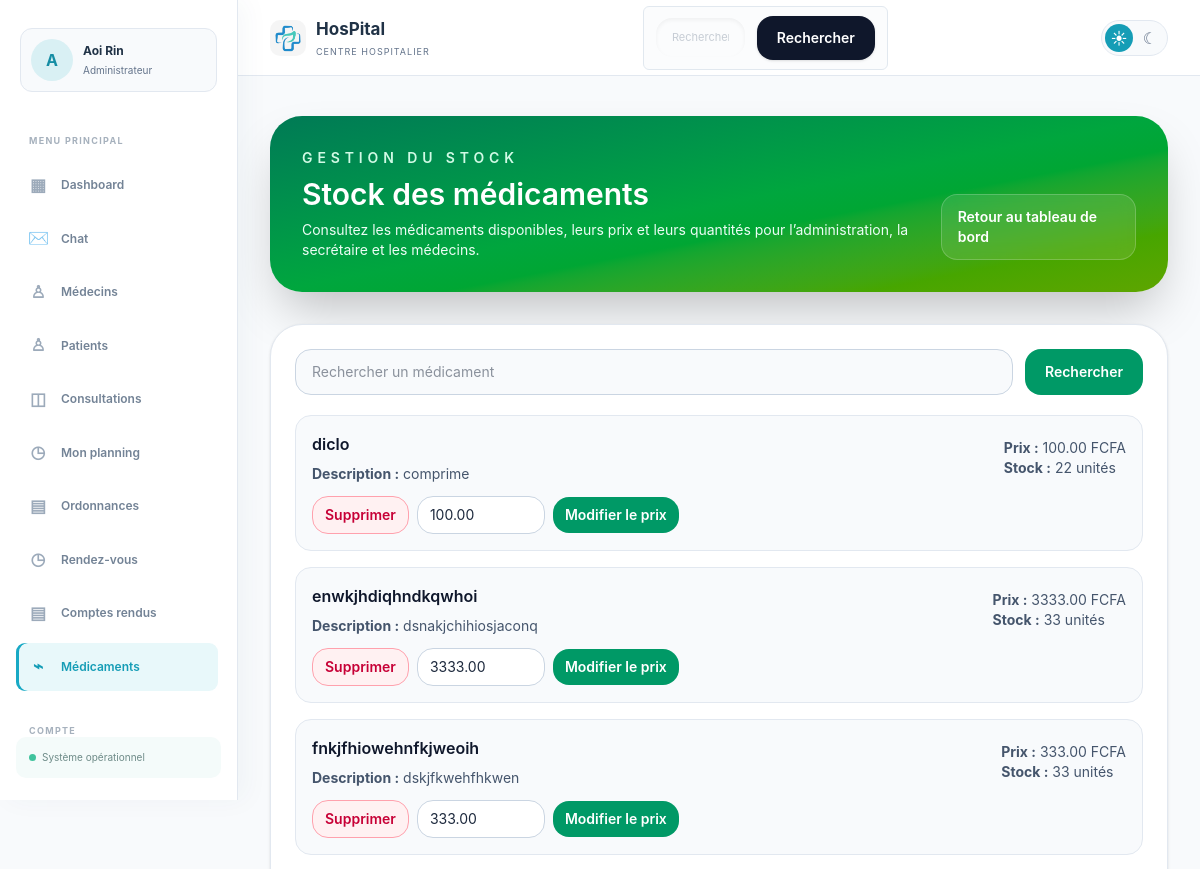
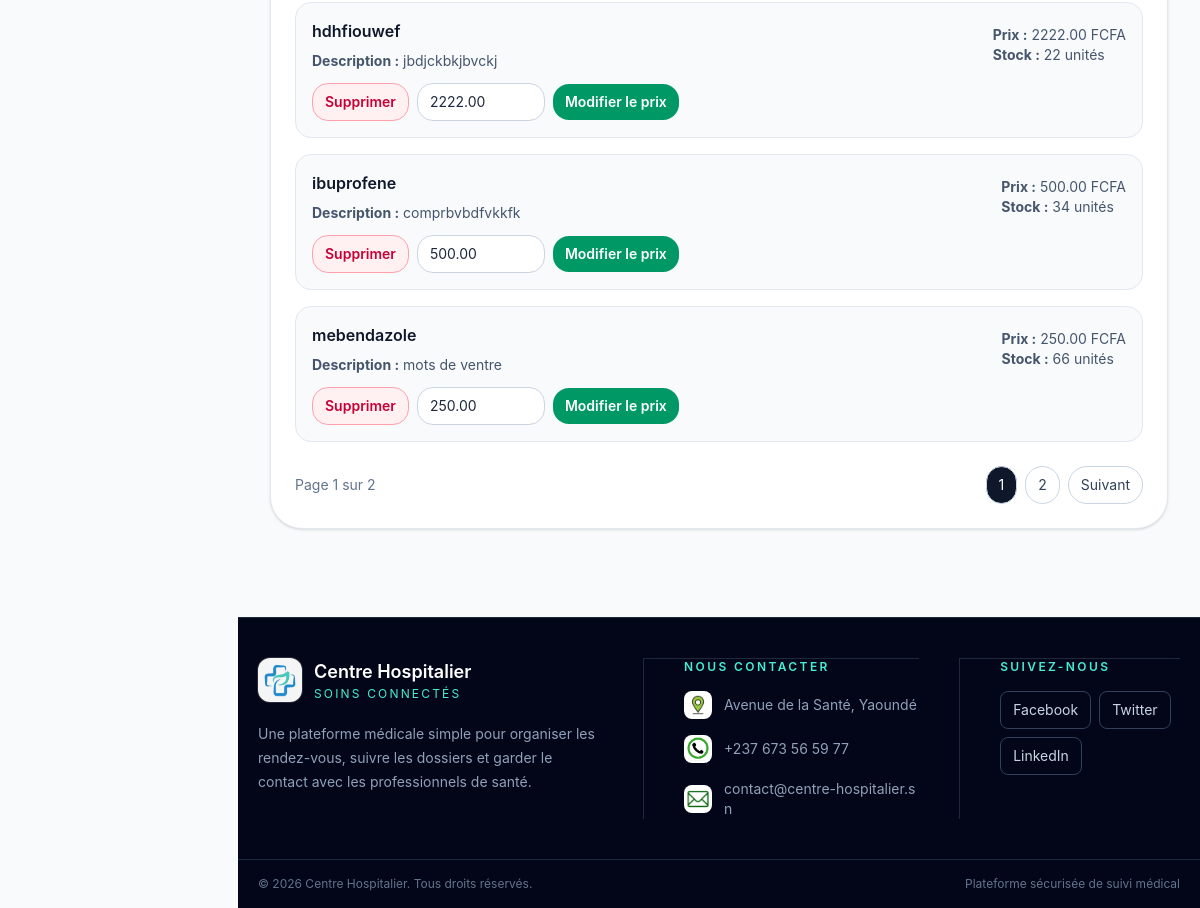
/stock-medicaments/ (signed in), run on the app's committed database (2 pictures, top to bottom).
### hopital/models.py (models this page shows, shortened)
class CustomUser(AbstractUser):
    ROLE_CHOICES = [
        ('user', 'Utilisateur'),
        ('medecin', 'Medecin'),
        ('admin', 'Administrateur'),
        ('secretaire', 'Secretaire'),
    ]
    role = models.CharField(max_length=20, choices=ROLE_CHOICES, default='user')
    nom = models.CharField(max_length=100, blank=True, null=True)
    prenom = models.CharField(max_length=100, blank=True, null=True)
    sexe = models.CharField(max_length=10, blank=True, null=True)
    telephone = models.CharField(max_length=20, blank=True, null=True)
    adresse = models.CharField(max_length=255, blank=True, default='')
    specialite = models.CharField(max_length=100, blank=True, default='')
    langues = models.CharField(max_length=255, blank=True, default='')
    photo_profil = models.ImageField(upload_to='profils/', blank=True, null=True)
    date_naissance = models.DateField(blank=True, null=True)
    medecin_traitant = models.ForeignKey(
        'self',
        on_delete=models.SET_NULL,
        null=True,
        blank=True,
        related_name='patients_suivis'
    )

class Medicament(models.Model):
    nom = models.CharField(max_length=200)
    description = models.TextField()
    prix = models.DecimalField(max_digits=10, decimal_places=2)
    quantite_disponible = models.IntegerField(default=0)

### hopital/views.py (the view, shortened to what this page needs)
# urls.py: path('stock-medicaments/', stock_medicaments, name='stock_medicaments'),
@login_required
def stock_medicaments(request):
    if request.user.role not in ['admin', 'secretaire', 'medecin']:
        return redirect('hboard')
    search_query = request.GET.get('q', '').strip()
    stock_message = None
    stock_errors = []
    medicaments = Medicament.objects.all().order_by('nom')
    if search_query:
        medicaments = medicaments.filter(Q(nom__icontains=search_query) | Q(description__icontains=search_query))
    medicaments, extra_query = paginate_queryset(request, medicaments, 6, page_param='page_medicaments')
    return render(request, 'stock-medicaments.html', {
        'medicaments': medicaments,
        'search_query': search_query,
        'stock_message': stock_message,
        'stock_errors': stock_errors,
        'user_role': request.user.role,
        'extra_query_medicaments': extra_query,
        'page_param_medicaments': 'page_medicaments',
    })

### hopital/templates/stock-medicaments.html (shortened to what this page needs)
{% load static %}
<!DOCTYPE html>
<html lang="fr">
<head>
    <link rel="stylesheet" href="{% static 'css/hboard.css' %}">
    <script src="https://cdn.jsdelivr.net/npm/@tailwindcss/browser@4"></script>
    <link href="./output.css" rel="stylesheet">
</head>
<body class="min-h-screen bg-slate-50 text-slate-800">
    {% include 'header.html' %}
    <main class="mx-auto max-w-7xl px-6 py-10 lg:px-8">
        <section class="rounded-[2rem] bg-gradient-to-br from-emerald-700 via-green-600 to-lime-600 p-8 text-white shadow-2xl">
            <div class="flex flex-col gap-4 lg:flex-row lg:items-end lg:justify-between">
                <div>
                    <p class="text-sm font-semibold uppercase tracking-[0.35em] text-emerald-100">Gestion du stock</p>
                    <h1 class="mt-2 text-3xl font-semibold">Stock des médicaments</h1>
                    <p class="mt-2 max-w-2xl text-sm text-emerald-50">Consultez les médicaments disponibles, leurs prix et leurs quantités pour l’administration, la secrétaire et les médecins.</p>
                </div>
                <a href="{% url 'hboard' %}" class="rounded-2xl border border-white/20 bg-white/10 px-4 py-3 backdrop-blur text-sm font-semibold">Retour au tableau de bord</a>
            </div>
        </section>
        <section class="mt-8 rounded-[2rem] border border-slate-200 bg-white p-6 shadow-sm">
            <form method="get" class="flex flex-col gap-3 sm:flex-row">
                <input type="text" name="q" value="{{ search_query|default:'' }}" placeholder="Rechercher un médicament" class="w-full rounded-2xl border border-slate-300 bg-slate-50 px-4 py-3 text-sm outline-none focus:border-emerald-500 focus:bg-white">
                <button type="submit" class="rounded-2xl bg-emerald-600 px-5 py-3 text-sm font-semibold text-white transition hover:bg-emerald-700">Rechercher</button>
            </form>
            {% if medicaments %}
            <div class="mt-5 space-y-4">
                {% for medicament in medicaments %}
                <div class="rounded-2xl border border-slate-200 bg-slate-50 p-4">
                    <div class="flex flex-col gap-2 md:flex-row md:items-center md:justify-between">
                        <div>
                            <p class="font-semibold text-slate-900">{{ medicament.nom }}</p>
                            <p class="mt-2 text-sm text-slate-600"><strong>Description :</strong> {{ medicament.description|default:'Aucune description' }}</p>
                        </div>
                        <div class="text-sm text-slate-600">
                            <p><strong>Prix :</strong> {{ medicament.prix }} FCFA</p>
                            <p><strong>Stock :</strong> {{ medicament.quantite_disponible|default:0 }} unités</p>
                        </div>
                    </div>
                    {% if user_role == 'admin' or user_role == 'secretaire' %}
                    <div class="mt-3 flex flex-col gap-2 md:flex-row md:items-center">
                        <form method="post" class="flex flex-col gap-2 sm:flex-row sm:items-center" onsubmit="return confirm('Supprimer ce médicament du stock ?');">
                            <button type="submit" class="rounded-2xl border border-rose-300 bg-rose-50 px-3 py-2 text-sm font-semibold text-rose-700 transition hover:bg-rose-100">Supprimer</button>
                        </form>
                        <form method="post" class="flex flex-col gap-2 sm:flex-row sm:items-center">
                            <input type="number" step="0.01" min="0" name="nouveau_prix" value="{{ medicament.prix }}" class="w-32 rounded-2xl border border-slate-300 bg-white px-3 py-2 text-sm outline-none focus:border-emerald-500" required>
                            <button type="submit" class="rounded-2xl bg-emerald-600 px-3 py-2 text-sm font-semibold text-white transition hover:bg-emerald-700">Modifier le prix</button>
                        </form>
                    </div>
                    {% endif %}
                </div>
                {% endfor %}
            </div>
            {% include 'pagination.html' with page_obj=medicaments extra_query=extra_query_medicaments page_param=page_param_medicaments %}
            {% else %}
            <p class="mt-4 text-sm text-slate-500">Aucun médicament en stock.</p>
            {% endif %}
        </section>
    </main>
    {% include 'footer.html' %}
</body>
</html>

### hopital/templates/header.html (shortened to what this page needs)
{% load static %}
<aside class="app-sidebar" id="app-sidebar" data-app-sidebar>
    <a href="{% url 'parametres' %}" class="sidebar-profile">
        {% if request.user.photo_profil %}
            <img src="{{ request.user.photo_profil.url }}" alt="Photo de {{ request.user.prenom|default:request.user.username }}">
        {% else %}
            <span class="sidebar-profile-fallback">{{ request.user.prenom|default:request.user.username|first|upper }}</span>
        {% endif %}
        <span class="sidebar-profile-info"><strong>{{ request.user.prenom|default:'' }} {{ request.user.nom|default:'' }}</strong><small>{{ request.user.get_role_display|default:'Utilisateur' }}</small></span>
    </a>
    <nav class="app-sidebar-nav" aria-label="Navigation principale">
        <p class="app-nav-label">Menu principal</p>
        <a class="app-nav-link {% if request.resolver_match.url_name == 'hboard' %}is-active{% endif %}" href="{% url 'hboard' %}"><span aria-hidden="true">▦</span>Dashboard</a>
        <a class="app-nav-link chat-nav-link " href="{% url 'chat_inbox' %}"><span class="chat-icon" aria-hidden="true">✉</span><span class="app-nav-link-label">Chat</span></a>
        <a class="app-nav-link {% if request.resolver_match.url_name == 'medecin-list' %}is-active{% endif %}" href="{% url 'medecin-list' %}"><span aria-hidden="true">♙</span>Médecins</a>
        {% if request.user.role == 'admin' or request.user.role == 'secretaire' %}
        <a class="app-nav-link {% if request.resolver_match.url_name == 'staff_patients' %}is-active{% endif %}" href="{% url 'staff_patients' %}"><span aria-hidden="true">♙</span>Patients</a>
        {% endif %}
        <a class="app-nav-link " href="{% if request.user.role == 'medecin' %}{% url 'medecin_consultation' %}{% elif request.user.role == 'user' or request.user.role == 'patient' %}{% url 'patient_consultation' %}{% else %}{% url 'staff_consultations' %}{% endif %}"><span aria-hidden="true">◫</span>Consultations</a>
        <a class="app-nav-link {% if request.resolver_match.url_name == 'medecin_planning' %}is-active{% endif %}" href="{% if request.user.role == 'medecin' %}{% url 'medecin_planning' %}{% else %}{% url 'medecin-list' %}{% endif %}"><span aria-hidden="true">◷</span>Mon planning</a>
        {% if request.user.role == 'admin' %}
        <a class="app-nav-link {% if request.resolver_match.url_name == 'ordonnances_view' %}is-active{% endif %}" href="{% url 'ordonnances_view' %}"><span aria-hidden="true">▤</span>Ordonnances</a>
        {% endif %}
        {% if request.user.role == 'admin' or request.user.role == 'secretaire' %}
        <a class="app-nav-link {% if request.resolver_match.url_name == 'staff_rendez_vous' %}is-active{% endif %}" href="{% url 'staff_rendez_vous' %}"><span aria-hidden="true">◷</span>Rendez-vous</a>
        <a class="app-nav-link {% if request.resolver_match.url_name == 'staff_exam_reports' %}is-active{% endif %}" href="{% url 'staff_exam_reports' %}"><span aria-hidden="true">▤</span>Comptes rendus</a>
        {% endif %}
        <a class="app-nav-link {% if request.resolver_match.url_name == 'stock_medicaments' %}is-active{% endif %}" href="{% url 'stock_medicaments' %}"><span aria-hidden="true">⌁</span>Médicaments</a>
        <p class="app-nav-label app-nav-label-spaced">Compte</p>
    </nav>
    <div class="app-sidebar-footer"><span></span>Système opérationnel</div>
</aside>
<header class="app-header">
    <nav class="app-header-nav">
        <a href="{% url 'hboard' %}" class="app-header-brand">
            <img src="{% static 'images/hos.png' %}" alt="Logo HosPital" class="app-header-logo">
            <span><strong>HosPital</strong><small>Centre hospitalier</small></span>
        </a>
        <div class="search-box">
                <form method="get" action="{% url 'hboard' %}" title="saisissez le nom de l'utilisateur" class="flex flex-col gap-3 sm:flex-row sm:items-center">
                    <div class="relative w-full">
                        <input type="text" name="q" value="{{ search_results.query|default:'' }}" placeholder="Rechercher un patient, un médecin, une consultation ou une chambre" class="w-full rounded-2xl border border-slate-200 bg-slate-50 px-4 py-3 text-sm text-slate-800 shadow-inner outline-none transition focus:border-cyan-500 focus:bg-white focus:ring-4 focus:ring-cyan-100">
                    </div>
                    <button type="submit" class="rounded-2xl bg-slate-900 px-5 py-3 text-sm font-semibold text-white shadow-sm transition hover:bg-slate-700">Rechercher</button>
                </form>
            </div>
        <div class="app-header-actions">
            <div class="theme-switcher" role="group" aria-label="Choisir le thème">
                <button type="button" class="theme-button" data-theme-choice="light" aria-label="Activer le thème clair" title="Thème clair">☀</button>
                <button type="button" class="theme-button" data-theme-choice="dark" aria-label="Activer le thème sombre" title="Thème sombre">☾</button>
            </div>
        </div>
    </nav>
</header>

### data on the page
CustomUser: user.prenom|first "A", user.prenom "Aoi", user.nom "Rin", user.role "Administrateur"
Medicament: nom "diclo", description "comprime", prix "100.00", quantite_disponible "22", nouveau_prix "100.00"
Medicament: nom "enwkjhdiqhndkqwhoi", description "dsnakjchihiosjaconq", prix "3333.00", quantite_disponible "33", nouveau_prix "3333.00"
Medicament: nom "fnkjfhiowehnfkjweoih", description "dskjfkwehfhkwen", prix "333.00", quantite_disponible "33", nouveau_prix "333.00"
Medicament: nom "hdhfiouwef", description "jbdjckbkjbvckj", prix "2222.00", quantite_disponible "22", nouveau_prix "2222.00"
Medicament: nom "ibuprofene", description "comprbvbdfvkkfk", prix "500.00", quantite_disponible "34", nouveau_prix "500.00"
Medicament: nom "mebendazole", description "mots de ventre", prix "250.00", quantite_disponible "66", nouveau_prix "250.00"

### other printed values
{{ page_obj.number }} "1"
{{ page_obj.paginator.num_pages }} "2"
{{ num }} "1"
{{ num }} "2"
